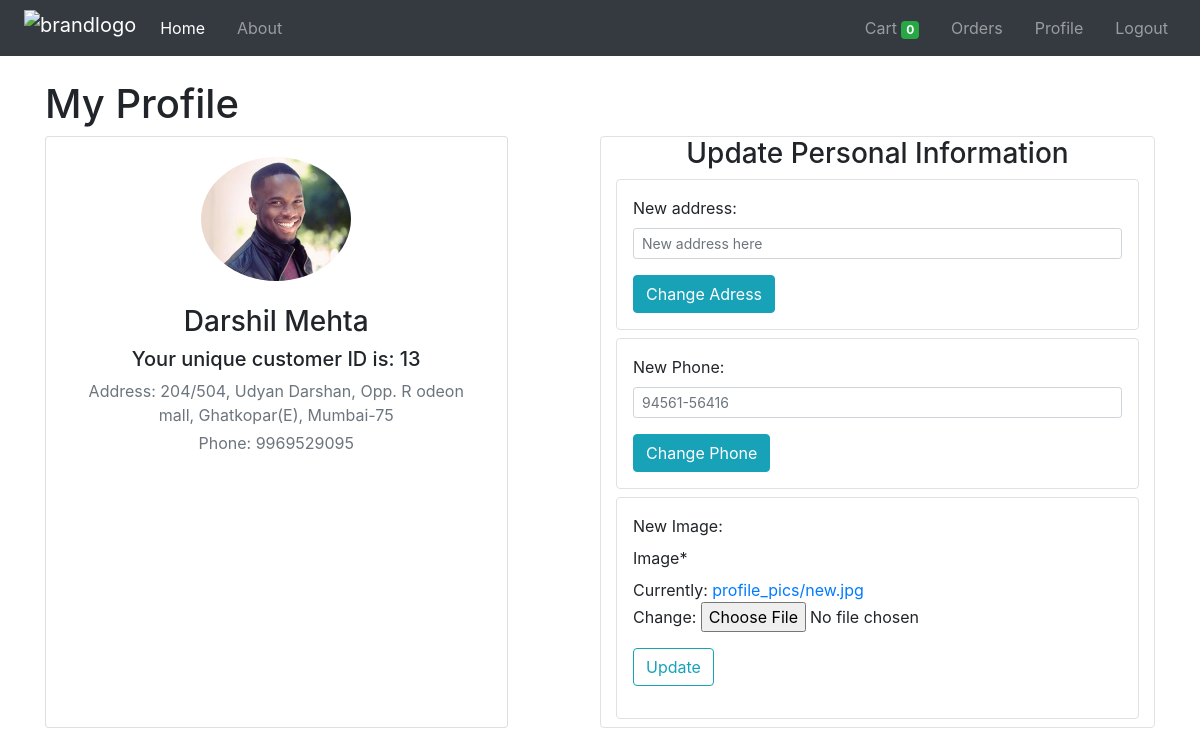
The app's page /profile/ (signed in) with its own data.
### store/models/profile.py (models this page shows, shortened)
class Profile(models.Model):
    customer = models.OneToOneField(Customer, on_delete=models.CASCADE)
    image = models.ImageField(default="default.jpg", upload_to='profile_pics')

### store/models/customer.py (models this page shows, shortened)
class Customer(models.Model):
    fname = models.CharField(max_length=20)
    lname = models.CharField(max_length=20)
    email = models.EmailField()
    address = models.TextField(default='')
    contact_no = models.CharField(max_length=15)
    password = models.CharField(max_length=500)

### store/auth.py (the view)
    def middleware(request):
        if not request.session.get('customer_id'):
            return redirect('login')
        response = get_response(request)
        return response

### store/forms.py
class ProfileUpdateForm(forms.ModelForm):
    class Meta:
        model = Profile
        fields = ['image']

### store/auth.py (called while the page is built)
def auth_middleware(get_response):
    def middleware(request):
        if not request.session.get('customer_id'):
            return redirect('login')
        response = get_response(request)
        return response
    return middleware

### store/views.py (called while the page is built, shortened)
@auth_middleware
def profile(request):
    if request.method == 'GET':
        customer_email = request.session.get('customer_email')
        cid = request.session.get('customer_id')
        user = Customer.objects.filter(email=customer_email).first()
        profile = Profile.objects.filter(customer=cid).first()
        form = ProfileUpdateForm(instance= profile)
        data = {
            'customer': user,
            'profile': profile,
            'form': form,
        }
        return render(request, 'store/profile.html', data)

### store/templates/store/profile.html (shortened to what this page needs)
{% extends "store/base.html" %}
{% load crispy_forms_tags %}
{% block content %}
<div class="container my-4">
    <h1 class="mt-3">My Profile</h1>
    <div class="main-body mx-auto row">
        <div class="card col-md-5 px-3 mx-auto">
            <div class="card-body">
                <div class="d-flex flex-column align-items-center text-center">
                    <img src="{{ profile.image.url }}" alt="Admin" class="rounded-circle" width="150">
                    <div class="mt-3">
                        <h3 class="my-2">{{ customer.fname }} {{ customer.lname }}</h3>
                        <h5 class="my-2">Your unique customer ID is: {{ customer.id }}</h5>
                        <p class="text-muted my-1">Address: {{ customer.address }}</p>
                        <p class="text-muted my-1">Phone: {{ customer.contact_no }}</p>
                    </div>
                </div>
            </div>
        </div>
        <span class="col-md-1">
        </span>
        <div class="col-md-6 border rounded">
            <h3 class="text-center">Update Personal Information</h3>
            <form class="p-3 my-2 border rounded" method="POST">
                <div class="form-group">
                    <label for="address">New address:</label>
                    <input type="text" value="{{ values.fname }}" name="address" class="form-control form-control-sm" placeholder="New address here">
                </div>
                <input type="submit" class="btn btn-info" value="Change Adress">
            </form>
            <form class="p-3 my-2 border rounded" method="POST">
                <div class="form-group">
                    <label for="phone">New Phone:</label>
                    <input type="number" name="phone" class="form-control form-control-sm" placeholder="94561-56416">
                </div>
                <input type="submit" class="btn btn-info" value="Change Phone">
            </form>
            <form class="p-3 my-2 border rounded" method="POST" enctype="multipart/form-data">
                <fieldset class="form-group">
                    <label for="phone">New Image:</label>
                    {{ form|crispy }}
                </fieldset>
                <div class="form-group">
                    <button class="btn btn-outline-info" type="submit">Update</button>
                </div>
            </form>
        </div>
    </div>
</div>
{% endblock %}

### store/templates/store/base.html (style rules this page uses)
body { -webkit-user-select: none; -moz-user-select: none; -ms-user-select: none; user-select: none; }
.card { width: 16rem; }
input[type=number] { -moz-appearance: textfield; }

### records on screen
Profile: image (picture)
Customer: fname "Darshil", lname "Mehta", id "13", address "204/504, Udyan Darshan, Opp. R odeon mall, Ghatkopar(E), Mumbai-75", contact_no "9969529095"

### other values on screen
{{ request.session.cart.keys|length }} "0"
